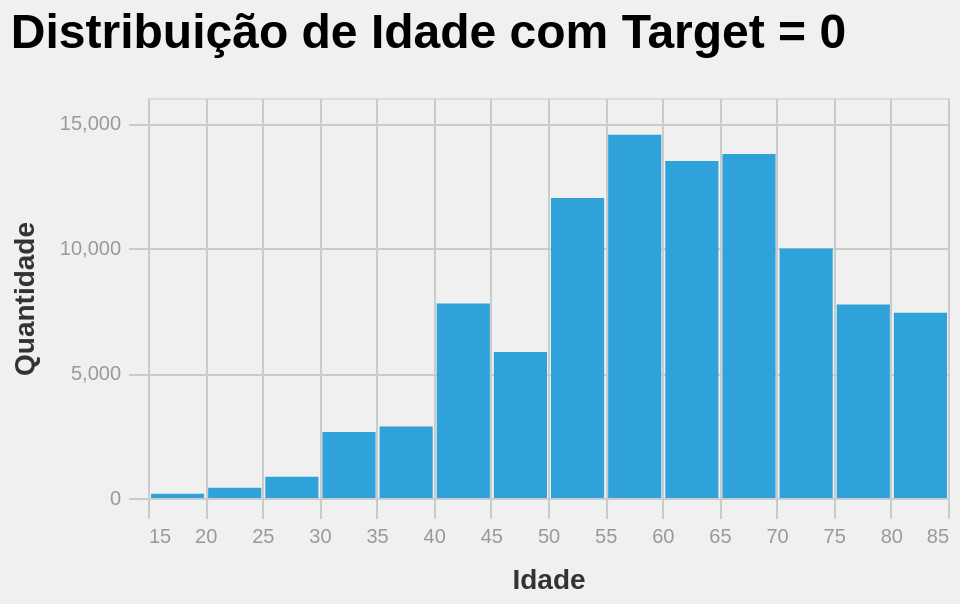
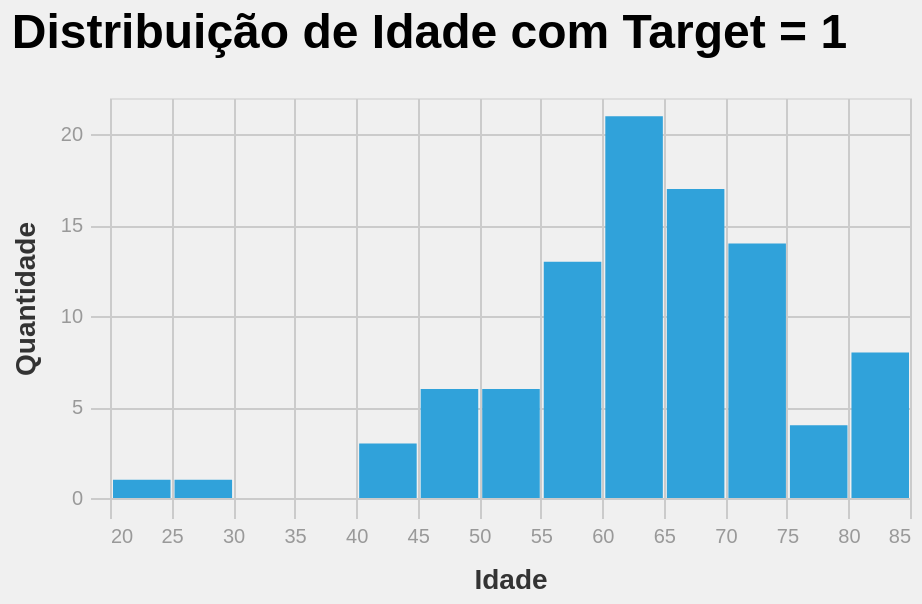

Notebook source saved alongside these figures, in order:
### Code cell
for t in [0, 1]:
    df_aux = mdt_sample.filter(pl.col('target') == t)
    graf = (
        alt.Chart(df_aux)
        .mark_bar()
        .encode(
            x=alt.X("age_approx", title="Idade").bin(maxbins=20),
            y=alt.Y("count()", title="Quantidade"),
        )
        .properties(width=400, height=200, title=f"Distribuição de Idade com Target = {t}")
    )
    graf.show()

### Figure 1 — Vega specification as saved in the notebook (floating-point values rounded to 4 significant figures)
{"$schema": "https://vega.github.io/schema/vega/v6.json", "data": [{"name": "source_0", "values": [{"__count": 14534, "bin_maxbins_20_age_approx": 55.0, "bin_maxbins_20_age_approx_end": 60.0}, {"__count": 7413, "bin_maxbins_20_age_approx": 80.0, "bin_maxbins_20_age_approx_end": 85.0}, {"__count": 13483, "bin_maxbins_20_age_approx": 60.0, "bin_maxbins_20_age_approx_end": 65.0}, {"__count": 13757, "bin_maxbins_20_age_approx": 65.0, "bin_maxbins_20_age_approx_end": 70.0}, {"__count": 9978, "bin_maxbins_20_age_approx": 70.0, "bin_maxbins_20_age_approx_end": 75.0}, {"__count": 7743, "bin_maxbins_20_age_approx": 75.0, "bin_maxbins_20_age_approx_end": 80.0}, {"__count": 7782, "bin_maxbins_20_age_approx": 40.0, "bin_maxbins_20_age_approx_end": 45.0}, {"__count": 12001, "bin_maxbins_20_age_approx": 50.0, "bin_maxbins_20_age_approx_end": 55.0}, {"__count": 2861, "bin_maxbins_20_age_approx": 35.0, "bin_maxbins_20_age_approx_end": 40.0}, {"__count": 412, "bin_maxbins_20_age_approx": 20.0, "bin_maxbins_20_age_approx_end": 25.0}, {"__count": 5844, "bin_maxbins_20_age_approx": 45.0, "bin_maxbins_20_age_approx_end": 50.0}, {"__count": 2644, "bin_maxbins_20_age_approx": 30.0, "bin_maxbins_20_age_approx_end": 35.0}, {"__count": 846, "bin_maxbins_20_age_approx": 25.0, "bin_maxbins_20_age_approx_end": 30.0}, {"__count": 167, "bin_maxbins_20_age_approx": 15.0, "bin_maxbins_20_age_approx_end": 20.0}]}, {"name": "source_0_y_domain___count", "values": [{"min": 167, "max": 14534}]}], "signals": [{"name": "bin_maxbins_20_age_approx_bins", "value": {"fields": ["age_approx"], "fname": "bin_age_approx", "start": 15.0, "step": 5.0, "stop": 85.0}}], "marks": [{"type": "rect", "name": "marks", "from": {"data": "source_0"}, "encode": {"update": {"fill": {"value": "#30a2da"}, "x2": {"field": "bin_maxbins_20_age_approx", "scale": "x", "offset": {"signal": "0.5 + (abs(scale(\"x\", datum[\"bin_maxbins_20_age_approx_end\"]) - scale(\"x\", datum[\"bin_maxbins_20_age_approx\"])) < 0.25 ? -0.5 * (0.25 - (abs(scale(\"x\", datum[\"bin_maxbins_20_age_approx_end\"]) - scale(\"x\", datum[\"bin_maxbins_20_age_approx\"])))) : 1)"}}, "y2": {"value": 0, "scale": "y"}, "x": {"field": "bin_maxbins_20_age_approx_end", "scale": "x", "offset": {"signal": "0.5 + (abs(scale(\"x\", datum[\"bin_maxbins_20_age_approx_end\"]) - scale(\"x\", datum[\"bin_maxbins_20_age_approx\"])) < 0.25 ? 0.5 * (0.25 - (abs(scale(\"x\", datum[\"bin_maxbins_20_age_approx_end\"]) - scale(\"x\", datum[\"bin_maxbins_20_age_approx\"])))) : -1)"}}, "y": {"field": "__count", "scale": "y"}}}, "style": ["bar"]}], "scales": [{"name": "x", "type": "linear", "domain": {"signal": "[bin_maxbins_20_age_approx_bins.start, bin_maxbins_20_age_approx_bins.stop]"}, "range": [0, {"signal": "width"}], "bins": {"signal": "bin_maxbins_20_age_approx_bins"}, "zero": false}, {"name": "y", "type": "linear", "domain": [{"signal": "(data(\"source_0_y_domain___count\")[0] || {}).min"}, {"signal": "(data(\"source_0_y_domain___count\")[0] || {}).max"}], "range": [{"signal": "height"}, 0], "nice": true, "zero": true}], "axes": [{"scale": "x", "zindex": 0, "tickCount": {"signal": "ceil(width/10)"}, "domain": false, "labels": false, "maxExtent": 0, "ticks": false, "grid": true, "orient": "bottom", "minExtent": 0, "aria": false, "gridScale": "y"}, {"scale": "y", "ticks": false, "domain": false, "orient": "left", "labels": false, "gridScale": "x", "minExtent": 0, "zindex": 0, "aria": false, "grid": true, "maxExtent": 0, "tickCount": {"signal": "ceil(height/40)"}}, {"scale": "x", "tickCount": {"signal": "ceil(width/10)"}, "labelOverlap": true, "orient": "bottom", "title": "Idade", "labelFlush": true, "zindex": 0, "grid": false}, {"scale": "y", "grid": false, "title": "Quantidade", "orient": "left", "labelOverlap": true, "tickCount": {"signal": "ceil(height/40)"}, "zindex": 0}], "title": {"text": "Distribuição de Idade com Target = 0", "anchor": "start", "offset": 20}, "usermeta": {"embedOptions": {"theme": "fivethirtyeight"}}, "width": 400, "background": "#f0f0f0", "style": "cell", "config": {"group": {"fill": "#f0f0f0"}, "path": {"stroke": "#30a2da", "strokeWidth": 0.5}, "range": {"category": ["#30a2da", "#fc4f30", "#e5ae38", "#6d904f", "#8b8b8b", "#b96db8", "#ff9e27", "#56cc60", "#52d2ca", "#52689e", "#545454", "#9fe4f8"], "diverging": ["#cc0020", "#e77866", "#f6e7e1", "#d6e8ed", "#91bfd9", "#1d78b5"], "heatmap": ["#d6e8ed", "#cee0e5", "#91bfd9", "#549cc6", "#1d78b5"]}, "shape": {"stroke": "#30a2da"}, "axis": {"domainColor": "#cbcbcb", "grid": true, "gridColor": "#cbcbcb", "gridWidth": 1, "labelColor": "#999", "labelFontSize": 10, "titleColor": "#333", "tickColor": "#cbcbcb", "tickSize": 10, "titleFontSize": 14, "titlePadding": 10, "labelPadding": 4}, "axisBand": {"grid": false}, "legend": {"labelColor": "#333", "labelFontSize": 11, "padding": 1, "symbolSize": 30, "symbolType": "square", "titleColor": "#333", "titleFontSize": 14, "titlePadding": 10}, "style": {"arc": {"fill": "#30a2da"}, "area": {"fill": "#30a2da"}, "bar": {"fill": "#30a2da", "stroke": null}, "line": {"stroke": "#30a2da", "strokeWidth": 2}, "point": {"shape": "circle"}, "rect": {"fill": "#30a2da"}, "group-title": {"fontSize": 24, "fontWeight": 600}}}, "padding": 5, "height": 200}

### Figure 2 — Vega specification as saved in the notebook (floating-point values rounded to 4 significant figures)
{"$schema": "https://vega.github.io/schema/vega/v6.json", "data": [{"name": "source_0", "values": [{"__count": 17, "bin_maxbins_20_age_approx": 65.0, "bin_maxbins_20_age_approx_end": 70.0}, {"__count": 3, "bin_maxbins_20_age_approx": 40.0, "bin_maxbins_20_age_approx_end": 45.0}, {"__count": 14, "bin_maxbins_20_age_approx": 70.0, "bin_maxbins_20_age_approx_end": 75.0}, {"__count": 13, "bin_maxbins_20_age_approx": 55.0, "bin_maxbins_20_age_approx_end": 60.0}, {"__count": 21, "bin_maxbins_20_age_approx": 60.0, "bin_maxbins_20_age_approx_end": 65.0}, {"__count": 8, "bin_maxbins_20_age_approx": 80.0, "bin_maxbins_20_age_approx_end": 85.0}, {"__count": 6, "bin_maxbins_20_age_approx": 50.0, "bin_maxbins_20_age_approx_end": 55.0}, {"__count": 6, "bin_maxbins_20_age_approx": 45.0, "bin_maxbins_20_age_approx_end": 50.0}, {"__count": 4, "bin_maxbins_20_age_approx": 75.0, "bin_maxbins_20_age_approx_end": 80.0}, {"__count": 1, "bin_maxbins_20_age_approx": 25.0, "bin_maxbins_20_age_approx_end": 30.0}, {"__count": 1, "bin_maxbins_20_age_approx": 20.0, "bin_maxbins_20_age_approx_end": 25.0}]}, {"name": "source_0_y_domain___count", "values": [{"min": 1, "max": 21}]}], "signals": [{"name": "bin_maxbins_20_age_approx_bins", "value": {"fields": ["age_approx"], "fname": "bin_age_approx", "start": 20.0, "step": 5.0, "stop": 85.0}}], "marks": [{"type": "rect", "name": "marks", "from": {"data": "source_0"}, "encode": {"update": {"y": {"field": "__count", "scale": "y"}, "y2": {"value": 0, "scale": "y"}, "fill": {"value": "#30a2da"}, "x2": {"field": "bin_maxbins_20_age_approx", "scale": "x", "offset": {"signal": "0.5 + (abs(scale(\"x\", datum[\"bin_maxbins_20_age_approx_end\"]) - scale(\"x\", datum[\"bin_maxbins_20_age_approx\"])) < 0.25 ? -0.5 * (0.25 - (abs(scale(\"x\", datum[\"bin_maxbins_20_age_approx_end\"]) - scale(\"x\", datum[\"bin_maxbins_20_age_approx\"])))) : 1)"}}, "x": {"field": "bin_maxbins_20_age_approx_end", "scale": "x", "offset": {"signal": "0.5 + (abs(scale(\"x\", datum[\"bin_maxbins_20_age_approx_end\"]) - scale(\"x\", datum[\"bin_maxbins_20_age_approx\"])) < 0.25 ? 0.5 * (0.25 - (abs(scale(\"x\", datum[\"bin_maxbins_20_age_approx_end\"]) - scale(\"x\", datum[\"bin_maxbins_20_age_approx\"])))) : -1)"}}}}, "style": ["bar"]}], "scales": [{"name": "x", "type": "linear", "domain": {"signal": "[bin_maxbins_20_age_approx_bins.start, bin_maxbins_20_age_approx_bins.stop]"}, "range": [0, {"signal": "width"}], "bins": {"signal": "bin_maxbins_20_age_approx_bins"}, "zero": false}, {"name": "y", "type": "linear", "domain": [{"signal": "(data(\"source_0_y_domain___count\")[0] || {}).min"}, {"signal": "(data(\"source_0_y_domain___count\")[0] || {}).max"}], "range": [{"signal": "height"}, 0], "zero": true, "nice": true}], "axes": [{"scale": "x", "grid": true, "orient": "bottom", "minExtent": 0, "aria": false, "labels": false, "gridScale": "y", "maxExtent": 0, "domain": false, "tickCount": {"signal": "ceil(width/10)"}, "zindex": 0, "ticks": false}, {"scale": "y", "domain": false, "ticks": false, "grid": true, "tickCount": {"signal": "ceil(height/40)"}, "orient": "left", "maxExtent": 0, "gridScale": "x", "zindex": 0, "aria": false, "labels": false, "minExtent": 0}, {"scale": "x", "grid": false, "zindex": 0, "orient": "bottom", "tickCount": {"signal": "ceil(width/10)"}, "title": "Idade", "labelFlush": true, "labelOverlap": true}, {"scale": "y", "labelOverlap": true, "orient": "left", "tickCount": {"signal": "ceil(height/40)"}, "title": "Quantidade", "grid": false, "zindex": 0}], "title": {"text": "Distribuição de Idade com Target = 1", "anchor": "start", "offset": 20}, "usermeta": {"embedOptions": {"theme": "fivethirtyeight"}}, "background": "#f0f0f0", "style": "cell", "config": {"group": {"fill": "#f0f0f0"}, "path": {"stroke": "#30a2da", "strokeWidth": 0.5}, "range": {"category": ["#30a2da", "#fc4f30", "#e5ae38", "#6d904f", "#8b8b8b", "#b96db8", "#ff9e27", "#56cc60", "#52d2ca", "#52689e", "#545454", "#9fe4f8"], "diverging": ["#cc0020", "#e77866", "#f6e7e1", "#d6e8ed", "#91bfd9", "#1d78b5"], "heatmap": ["#d6e8ed", "#cee0e5", "#91bfd9", "#549cc6", "#1d78b5"]}, "shape": {"stroke": "#30a2da"}, "axis": {"domainColor": "#cbcbcb", "grid": true, "gridColor": "#cbcbcb", "gridWidth": 1, "labelColor": "#999", "labelFontSize": 10, "titleColor": "#333", "tickColor": "#cbcbcb", "tickSize": 10, "titleFontSize": 14, "titlePadding": 10, "labelPadding": 4}, "axisBand": {"grid": false}, "legend": {"labelColor": "#333", "labelFontSize": 11, "padding": 1, "symbolSize": 30, "symbolType": "square", "titleColor": "#333", "titleFontSize": 14, "titlePadding": 10}, "style": {"arc": {"fill": "#30a2da"}, "area": {"fill": "#30a2da"}, "bar": {"fill": "#30a2da", "stroke": null}, "line": {"stroke": "#30a2da", "strokeWidth": 2}, "point": {"shape": "circle"}, "rect": {"fill": "#30a2da"}, "group-title": {"fontSize": 24, "fontWeight": 600}}}, "height": 200, "width": 400, "padding": 5}
